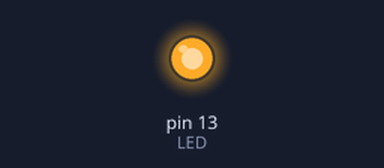
This sketch was run on a simulated Arduino Mega 2560, built with avr-gcc and run on an emulated ATmega2560. Parts: output pins drawn as LEDs (lit = HIGH). No radio packets arrive unless stated.

Above: at 0.1 s.
At 0.6 s:
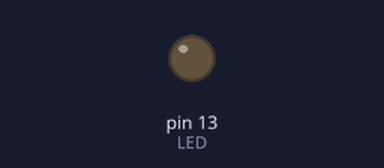
Timing chart, 0 to 2.1 s (numbered marks = the images above):
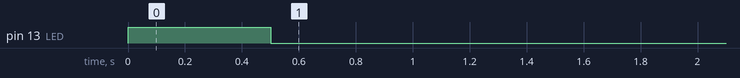

The sketch:

RFM_Server.ino
```cpp
 #include <SPI.h>

//Radio Head Library:
#include <RH_RF95.h>

// We need to provide the RFM95 module's chip select and interrupt pins to the
// rf95 instance below.On the SparkFun ProRF those pins are 12 and 6 respectively.
RH_RF95 rf95(12, 6);

int LED = 13; //Status LED on pin 13

int packetCounter = 0; //Counts the number of packets sent
long timeSinceLastPacket = 0; //Tracks the time stamp of last packet received
// The broadcast frequency is set to 921.2, but the SADM21 ProRf operates
// anywhere in the range of 902-928MHz in the Americas.
// Europe operates in the frequencies 863-870, center frequency at
// 868MHz.This works but it is unknown how well the radio configures to this frequency:
//float frequency = 864.1;
float frequency = 921.2;

void setup()
{
  pinMode(LED, OUTPUT);

  Serial1.begin(115200);
  Serial1.setTimeout(2000);
  // It may be difficult to read serial messages on startup. The following
  // line will wait for serial to be ready before continuing. Comment out if not needed.
  while(!Serial1);
  Serial1.println("RFM Server!");

  //Initialize the Radio.
  if (rf95.init() == false){
    Serial1.println("Radio Init Failed - Freezing");
    while (1);
  }
  else{
  // An LED indicator to let us know radio initialization has completed.
    Serial1.println("Receiver up!");
    digitalWrite(LED, HIGH);
    delay(500);
    digitalWrite(LED, LOW);
    delay(500);
  }

  rf95.setFrequency(frequency);

 // The default transmitter power is 13dBm, using PA_BOOST.
 // If you are using RFM95/96/97/98 modules which uses the PA_BOOST transmitter pin, then
 // you can set transmitter powers from 5 to 23 dBm:
 // rf95.setTxPower(14, false);
}

void loop()
{
  // Should be a message for us now
  uint8_t buf[400];
  uint8_t buf2[10];
  uint8_t len = sizeof(buf);

  // Send a reply
  uint8_t toSend;
  if (Serial1.available()) {      // If anything comes in Serial (USB),
   int data_len = Serial1.readBytes(buf, len);   // read it and send it out Serial1 (pins 0 & 1)

   if ( data_len < 3) {
     buf[data_len] = 0xaa;
     rf95.send(buf, data_len + 1);
     rf95.waitPacketSent();
   }
   else {
     memcpy(buf2, buf, 3);
     buf2[3] = 0xbb;
     rf95.send(buf2, 3 + 1);
     rf95.waitPacketSent();

     memcpy(buf2, buf + 3, data_len - 3);
     buf2[data_len - 3] = 0xcc;
     rf95.send(buf2, data_len - 3 + 1);
     rf95.waitPacketSent();
   }

  }
}
```
